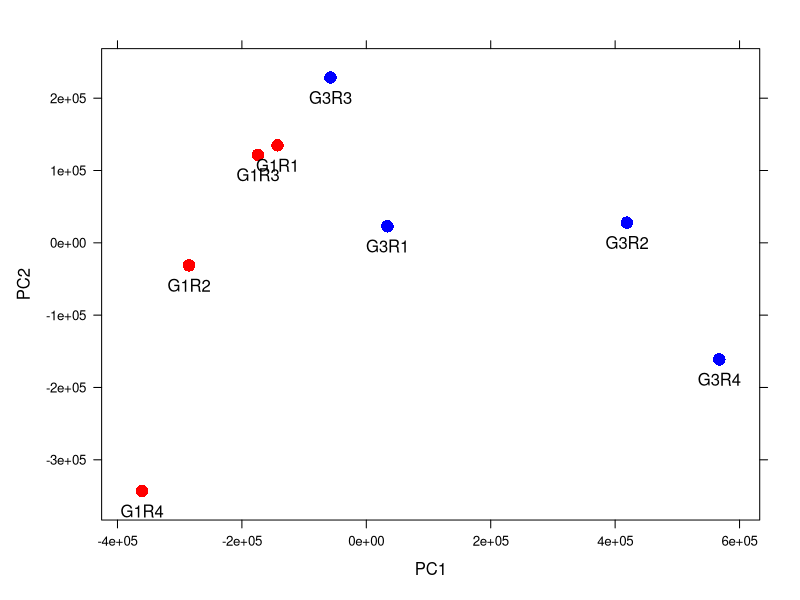
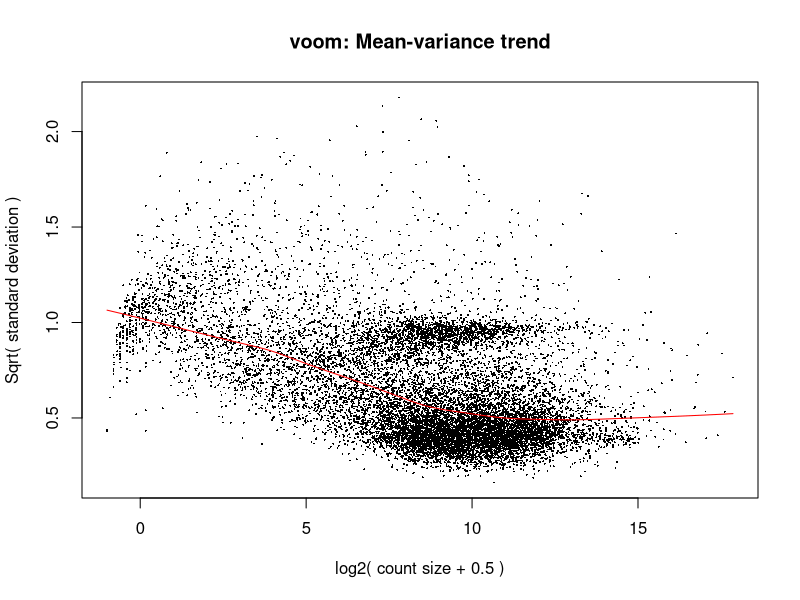

These charts were generated, in order, by the following R code:
setwd("C:/Users/JiyingLi/Desktop/project221limma")
library(limma)
x<-read.csv("space_fly_gene_counts.csv")
rownames(x)=x[,1]
x<-subset(x, select=-X)
x<-as.matrix(x)
pca = prcomp(t(x))
names = colnames(x)
fac= factor(c("G3","G1","G1","G1","G3","G3","G1","G3"))
colours = c("red","blue")

install.packages( pkgs= "gplots" )
library(gplots)
library(lattice)
xyplot(
PC2 ~ PC1, groups=fac, data=as.data.frame(pca$x), pch=16, cex=1.5,
panel=function(x, y, ...) {
panel.xyplot(x, y, ...);
ltext(x=x, y=y, labels=names, pos=1, offset=0.8, cex=1)
},
aspect = "fill", col=colours
#main = draw.key(key = list(rect = list(col = list(col=colours), text = list(levels(fac)), rep = FALSE)))
)

library("edgeR")
dge <- DGEList(counts=x)
dge <- calcNormFactors(dge)


design <- model.matrix(~ 0+factor(c(2,1,1,1,2,2,1,2)))
colnames(design) <- c("G1 ",  "G3")


v <- voom(dge, design, plot=TRUE)
fit <- lmFit(v, design)
fit <- eBayes(fit)
topTable(fit, coef=ncol(design))
write.csv( topTable(fit, coef=ncol(design), number=15000), "limma_siggenes.csv")
